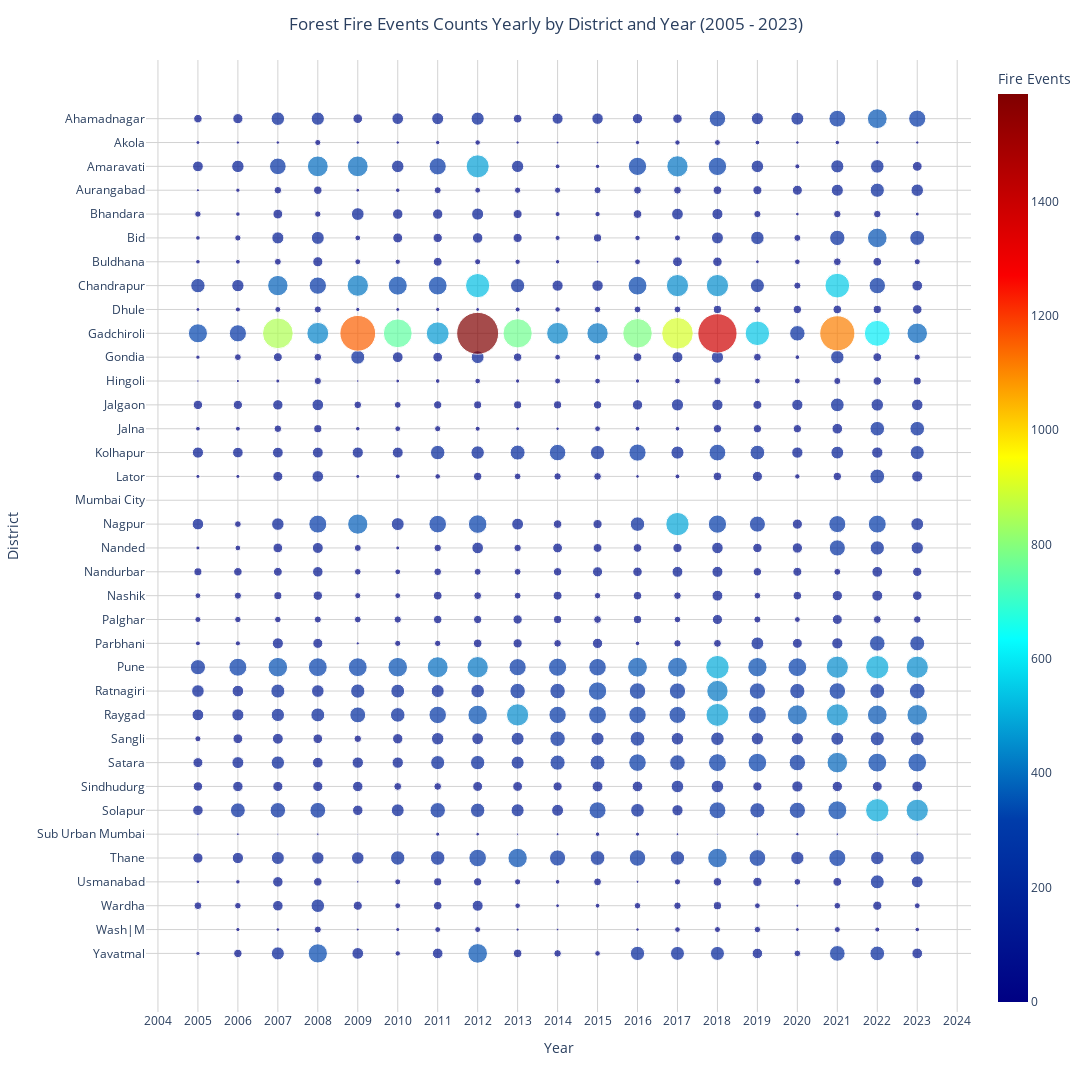

Notebook cell for this chart:
### Code cell
import pandas as pd
import plotly.express as px

# Load your CSV data
file_path = "D:/IIT_BOMBAY/October/MHA_DISTRICT_WISE/CSV/fire event monthly.csv"
df = pd.read_csv(file_path)

# Assuming the CSV has 'District' and yearly data like '2005', '2010', etc.
df = df.melt(id_vars=['District'], var_name='Year', value_name='FireEvents')  # Reshape the data

# Convert Year to an integer and sort it to ensure continuous years on the x-axis
df['Year'] = pd.to_numeric(df['Year'], errors='coerce')  # Convert Year to numeric, ignoring invalid entries
df.dropna(subset=['Year'], inplace=True)  # Drop rows where Year is NaN
df['Year'] = df['Year'].astype(int)  # Ensure Year is an integer for plotting

# Sort the dataframe by 'District' for visual clarity
df = df.sort_values("District", ascending=False)

# Plot using plotly.express with continuous x-axis and adjusted size
fig = px.scatter(
    df, y='District', x='Year', color='FireEvents', size='FireEvents', size_max=200,
    color_continuous_scale=px.colors.sequential.Jet, 
    labels={"FireEvents": "Fire Events"}
)

# Customize layout for continuous year axis
fig.update_layout(
    paper_bgcolor="white",
    plot_bgcolor="white",
    height=1300, width=1200,
    title="Forest Fire Events Counts Yearly by District and Year (2005 - 2023)",
    title_x=0.5,
    xaxis=dict(tickmode='linear', dtick=1)  # Set tickmode to linear and dtick=1 for continuous years
)

# Add gridlines for better readability
fig.update_yaxes(showgrid=True, gridwidth=1, gridcolor='LightGray')
fig.update_xaxes(showgrid=True, gridwidth=1, gridcolor='LightGray')

# Customize colorbar
fig.update_coloraxes(colorbar=dict(title='Fire Events'))

# Update marker sizing for better visualization
fig.update_traces(marker=dict(sizeref=1.8))  # Adjust 'sizeref' for bubble size

# Show the legend
fig.update_layout(showlegend=True)

# Show the plot
fig.show()

### Figure 1 — Plotly figure (JSON) as saved in the notebook; plotly's stock layout.template omitted (floating-point values rounded to 4 significant figures; data arrays with more than 128 entries replaced by an {"elided": "..."} marker saying what was removed)
{"data": [{"hovertemplate": "Year=%{x}<br>District=%{y}<br>Fire Events=%{marker.color}<extra></extra>", "legendgroup": "", "marker": {"color": {"elided": "684 int values"}, "coloraxis": "coloraxis", "size": {"elided": "684 int values"}, "sizemode": "area", "sizeref": 1.8, "symbol": "circle"}, "mode": "markers", "name": "", "orientation": "h", "showlegend": false, "type": "scatter", "x": {"elided": "684 int values"}, "xaxis": "x", "y": {"elided": "684 str values"}, "yaxis": "y"}], "layout": {"coloraxis": {"colorbar": {"title": {"text": "Fire Events"}}, "colorscale": [[0, "rgb(0,0,131)"], [0.2, "rgb(0,60,170)"], [0.4, "rgb(5,255,255)"], [0.6, "rgb(255,255,0)"], [0.8, "rgb(250,0,0)"], [1, "rgb(128,0,0)"]]}, "height": 1300, "legend": {"itemsizing": "constant", "tracegroupgap": 0}, "margin": {"t": 60}, "paper_bgcolor": "white", "plot_bgcolor": "white", "showlegend": true, "title": {"text": "Forest Fire Events Counts Yearly by District and Year (2005 - 2023)", "x": 0.5}, "width": 1200, "xaxis": {"anchor": "y", "domain": [0, 1], "dtick": 1, "gridcolor": "LightGray", "gridwidth": 1, "showgrid": true, "tickmode": "linear", "title": {"text": "Year"}}, "yaxis": {"anchor": "x", "domain": [0, 1], "gridcolor": "LightGray", "gridwidth": 1, "showgrid": true, "title": {"text": "District"}}}}
